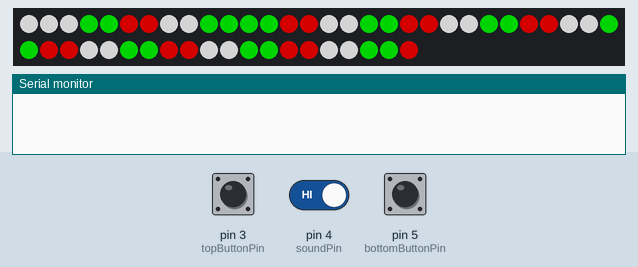
Recording of a sketch running on a simulated Arduino Uno, built with avr-gcc and run on an emulated ATmega328P. Shown: 50 RGB LEDs in strip order, left to right, continuing on the next row, the last lines printed to the serial monitor. The inputs (shaded band) are chosen by the test bench; at power-on: pin 4 (soundPin) HIGH, pin 3 (topButtonPin) LOW, pin 5 (bottomButtonPin) LOW. Dim RGB values are drawn brighter than linear.

Above: at 4.25 s.
4.3 s: pin 4 (soundPin) driven LOW
At 5.26 s:
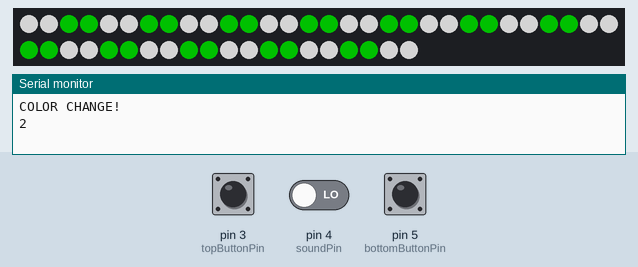
7.0 s: pin 3 (topButtonPin) pulled HIGH for 3.2 s
At 9.97 s:
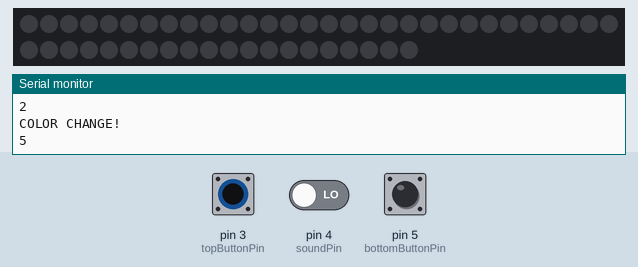
11.7 s: pin 3 (topButtonPin) pulled HIGH for 3.2 s
At 15.8 s:
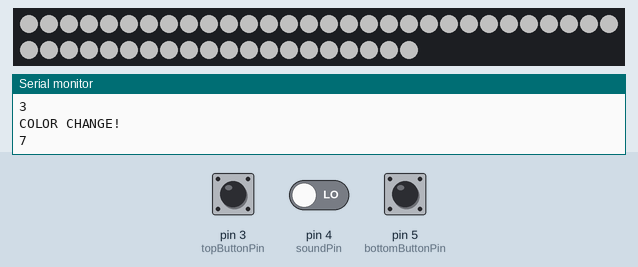
16.4 s: pin 4 (soundPin) driven HIGH
17.9 s: pin 5 (bottomButtonPin) pulled HIGH for 3.2 s
At 21.9 s:
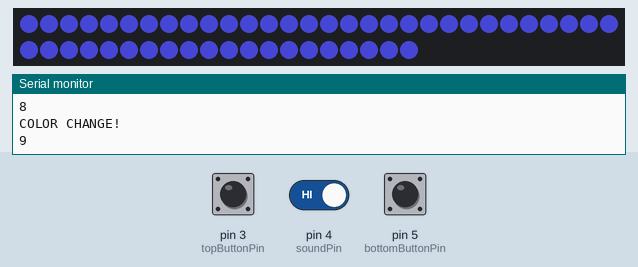
22.6 s: pin 5 (bottomButtonPin) pulled HIGH for 1.35 s
At 23.6 s:
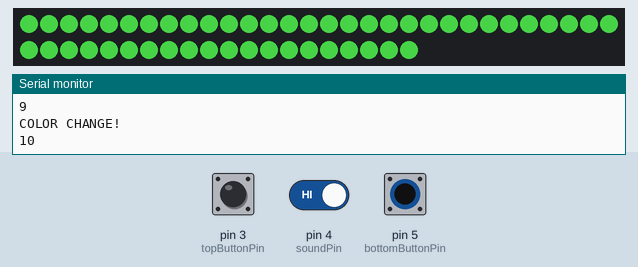

Measured:
- after the input at 4.3 s, the LEDs: first differ from a run without the input after 0.91 s (image 1)
- after the input at 16.4 s, every drawn part: stays the same
- after the input at 17.9 s, the LEDs: first change after 1.1 s (image 4 shows a later state)
- after the input at 22.6 s, the LEDs: change after 0.60 s (image 5)
- what the display in image 2 shows lasts 0.4 s, from 9.8 s to 10.2 s

The sketch:

Bithaven_Tree_Sequence.ino
```cpp
// Code for controlling a 50 LED string of WS2811 lights for a Christmas tree.
// Originally written for the 2025 Infosec 716 pre-holiday party at the Bit Haven hackerspace

#include <FastLED.h>

#define LED_PIN     6
#define NUM_LEDS    50
#define BRIGHTNESS  128
#define FADEDELAY   75
#define LED_TYPE    WS2811
#define COLOR_ORDER RGB

const int bottomButtonPin = 5;  // the number of the color change button pin
const int soundPin = 4; // the number of the sound sensor data pin
const int topButtonPin = 3;    // the number of the mode change button pin

int bottomButtonState = 0;
int topButtonState = 0;

CRGB leds[NUM_LEDS];
CRGB tempValue;

CRGB colorwheel[16];

int colorcounter = 1;
int colorstep = 0;

int modecounter = 0;

boolean soundVal = 0;

void setup() {

  // initialize the pushbutton pins as an input:
  pinMode(bottomButtonPin, INPUT);
  pinMode(soundPin, INPUT);
  pinMode(topButtonPin, INPUT);


    delay( 3000 ); // power-up safety delay
    FastLED.addLeds<LED_TYPE, LED_PIN, COLOR_ORDER>(leds, NUM_LEDS);
    FastLED.setBrightness(  BRIGHTNESS );

    for (int i = 0; i < NUM_LEDS; i++){

      if (((i % 6) == 0) or ((i % 6) == 1))
        leds[i] = CRGB(0,255,0);
      else if (((i % 6) == 2) or ((i % 6) == 3))
        leds[i] = CRGB(255,0,0);
      else
        leds[i] = CRGB(255,255,255);

    }

  FastLED.show();

  // Initialize the Serial Monitor

  Serial.begin(9600);

// colorwheel is an array containing the CRGB values of the classic IBM PC CGA palette

colorwheel[0] = CRGB(0x000000);
colorwheel[1] = CRGB(0x0000AA);
colorwheel[2] = CRGB(0x00AA00);
colorwheel[3] = CRGB(0x00AAAA);
colorwheel[4] = CRGB(0xAA0000);
colorwheel[5] = CRGB(0xAA00AA);
colorwheel[6] = CRGB(0xAA5500);
colorwheel[7] = CRGB(0xAAAAAA);
colorwheel[8] = CRGB(0x555555);
colorwheel[9] = CRGB(0x5555FF);
colorwheel[10] = CRGB(0x55FF55);
colorwheel[11] = CRGB(0x55FFFF);
colorwheel[12] = CRGB(0xFF5555);
colorwheel[13] = CRGB(0xFF55FF);
colorwheel[14] = CRGB(0xFFFF55);
colorwheel[15] = CRGB(0xFFFFFF);

}

void loop()
{

bottomButtonState = digitalRead(bottomButtonPin);
topButtonState = digitalRead(topButtonPin);
soundVal = digitalRead(soundPin);

if ( topButtonState == HIGH ) {

  modecounter++;
  Serial.println("MODE CHANGE!");
  Serial.println(modecounter);

  if ( ( modecounter % 6 ) == 0) {

    multipleColors();
  }

  else if ( ( modecounter % 6 ) == 1 ) {

    multipleColors();
  }

  else if ( ( modecounter % 6 ) == 2 ) {

    multipleColors();
  }

  else if ( ( modecounter % 6 ) == 3 ) {

    singleColor();
  }

  else if ( ( modecounter % 6 ) == 4 ) {

    singleColor();
  }

  else if ( ( modecounter % 6 ) == 5 ) {

    knightColors();
  }

}

if ( (bottomButtonState == HIGH) or (soundVal == LOW) ) {

  colorcounter++;
  Serial.println("COLOR CHANGE!");
  Serial.println(colorcounter);

  if ( ( modecounter % 6 ) == 0) {

    multipleColors();
  }

  else if ( ( modecounter % 6 ) == 1 ) {

    multipleColors();
  }

  else if ( ( modecounter % 6 ) == 2 ) {

    multipleColors();
  }

  else if ( ( modecounter % 6 ) == 3 ) {

    singleColor();
  }

  else if ( ( modecounter % 6 ) == 4 ) {

    singleColor();
  }

  else if ( ( modecounter % 6 ) == 5 ) {

    knightColors();
  }

}

if ( ( modecounter % 6 ) == 0) {

    for (int i=0; i<10; i++) {

      rotateForward();

    }
  }

  else if ( ( modecounter % 6 ) == 1 ) {

    for (int i=0; i<10; i++) {

      rotateBackward();

    }

  }

  else if ( ( modecounter % 6 ) == 2 ) {


      fadeOut();
      delay(50);
      rotateForward();
      fadeIn();
      delay(50);


  }

  else if ( ( modecounter % 6 ) == 3 ) {

    delay(2000);
  }

  else if ( ( modecounter % 6 ) == 4 ) {


      fadeOut();
      delay(50);
      fadeIn();
      delay(50);


  }

  else if ( ( modecounter % 6 ) == 5 ) {

    for (int i=0; i<47; i++) {

      rotateForward();

    }
    for (int i=0; i<47; i++) {

      rotateBackward();

    }

  }

delay(100);

}


void rotateForward()
{

  /* delay(3000); */

  tempValue = leds[NUM_LEDS - 1];

  for (int i = NUM_LEDS - 1; i > 0; i--) {

    leds[i] = leds[i - 1] ;
    delay(2);

  }

  FastLED.show();
  leds[0] = tempValue;

}

void rotateBackward()
{

  /* delay(3000); */

  tempValue = leds[0];

  for (int i = 0; i < NUM_LEDS - 1; i++) {

    leds[i] = leds[i + 1] ;
    delay(2);

  }

  FastLED.show();
  leds[NUM_LEDS - 1] = tempValue;

}

void singleColor() {

colorstep = (colorcounter % 16);

  for (int i = 0; i < NUM_LEDS; i++) {
    leds[i] = colorwheel[ colorstep ];
  }

FastLED.show();

}

void multipleColors() {


colorstep = (colorcounter % 18);

    if ( (colorstep > 0) && (colorstep < 16) ) {

      for (int i = 0; i < NUM_LEDS; i++){

        if (((i % 4) == 0) or ((i % 4) == 1))
          leds[i] = CRGB(0xFFFFFF);
        else
          leds[i] = colorwheel[ colorstep ];

      }
    }

    else if (colorstep == 0) {

      for (int i = 0; i < NUM_LEDS; i++){
        leds[i] = colorwheel[ ( i % 16 ) ];
      }

    }

    else if (colorstep == 17) {

      for (int i = 0; i < NUM_LEDS; i++){

      if (((i % 6) == 0) or ((i % 6) == 1))
        leds[i] = CRGB(0,255,0);
      else if (((i % 6) == 2) or ((i % 6) == 3))
        leds[i] = CRGB(255,0,0);
      else
        leds[i] = CRGB(255,255,255);

    }

    }

    else if (colorstep == 16) {

      for (int i = 0; i < NUM_LEDS; i++){

        if (((i % 6) == 0) or ((i % 6) == 1))
          leds[i] = CRGB(0xFFFFFF);
        else if (((i % 6) == 2) or ((i % 6) == 3))
          leds[i] = colorwheel[ 3 ];
        else
          leds[i] = colorwheel[ 5 ];

      }

    }


  FastLED.show();

}


void knightColors() {

colorstep = (colorcounter % 16);

  leds[0] = CRGB(255,255,255);
  leds[1] = colorwheel[ colorstep ];
  leds[2] = CRGB(255,255,255);

  for (int i = 3; i < NUM_LEDS; i++){
    leds[i] = CRGB(0,0,0);
  }

  FastLED.show();
}


void fadeOut() {

  for (int i = BRIGHTNESS; i >= 0 ; i=i-8){
    FastLED.setBrightness( i );
    FastLED.show();
    delay(FADEDELAY);
  }

FastLED.setBrightness(0);

delay(100);

}

void fadeIn() {


  for (int i = 0; i <= BRIGHTNESS; i=i+8){
    FastLED.setBrightness( i );
    FastLED.show();
    delay(FADEDELAY);
  }

delay(100);

}
```
